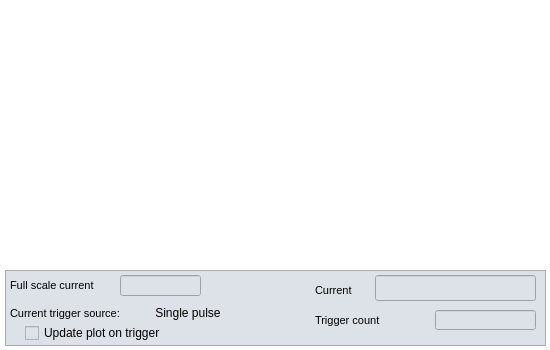
<?xml version="1.0" encoding="UTF-8"?>
<ui version="4.0">
 <class>ADC</class>
 <widget class="QMainWindow" name="ADC">
  <property name="geometry">
   <rect>
    <x>0</x>
    <y>0</y>
    <width>550</width>
    <height>350</height>
   </rect>
  </property>
  <property name="sizePolicy">
   <sizepolicy hsizetype="Minimum" vsizetype="Minimum">
    <horstretch>0</horstretch>
    <verstretch>0</verstretch>
   </sizepolicy>
  </property>
  <property name="windowTitle">
   <string>ADC raw data</string>
  </property>
  <property name="styleSheet">
   <string notr="true">background-color: rgb(255, 255, 255);</string>
  </property>
  <property name="Title" stdset="0">
   <string>ADC data on $(DEVICE), channel $(CH)</string>
  </property>
  <widget class="QWidget" name="centralwidget">
   <widget class="caCartesianPlot" name="adc">
    <property name="geometry">
     <rect>
      <x>0</x>
      <y>0</y>
      <width>550</width>
      <height>270</height>
     </rect>
    </property>
    <property name="sizePolicy">
     <sizepolicy hsizetype="MinimumExpanding" vsizetype="MinimumExpanding">
      <horstretch>0</horstretch>
      <verstretch>0</verstretch>
     </sizepolicy>
    </property>
    <property name="font">
     <font>
      <family>Sans</family>
      <pointsize>8</pointsize>
     </font>
    </property>
    <property name="Title" stdset="0">
     <string notr="true">Channel $(CH)</string>
    </property>
    <property name="TitleX">
     <string notr="true">Window length: $(SCALE)</string>
    </property>
    <property name="TitleY">
     <string notr="true">ADC counts</string>
    </property>
    <property name="channels_1" stdset="0">
     <string notr="true">;$(DEVICE):signals:$(SIG).$(CH)</string>
    </property>
    <property name="Style_1">
     <enum>caCartesianPlot::Lines</enum>
    </property>
    <property name="symbol_1">
     <enum>caCartesianPlot::Star1</enum>
    </property>
    <property name="color_1">
     <color>
      <red>255</red>
      <green>0</green>
      <blue>0</blue>
     </color>
    </property>
    <property name="channels_2" stdset="0">
     <string notr="true"/>
    </property>
    <property name="symbol_2">
     <enum>caCartesianPlot::Star2</enum>
    </property>
    <property name="color_2">
     <color>
      <red>3</red>
      <green>0</green>
      <blue>255</blue>
     </color>
    </property>
    <property name="channels_3" stdset="0">
     <string notr="true"/>
    </property>
    <property name="symbol_3">
     <enum>caCartesianPlot::Star1</enum>
    </property>
    <property name="color_3">
     <color>
      <red>31</red>
      <green>173</green>
      <blue>30</blue>
     </color>
    </property>
    <property name="channels_4" stdset="0">
     <string notr="true"/>
    </property>
    <property name="symbol_4">
     <enum>caCartesianPlot::Star2</enum>
    </property>
    <property name="color_4">
     <color>
      <red>122</red>
      <green>12</green>
      <blue>114</blue>
     </color>
    </property>
    <property name="plotMode">
     <enum>caCartesianPlot::PlotNPointsAndStop</enum>
    </property>
    <property name="countNumOrChannel" stdset="0">
     <string notr="true"/>
    </property>
    <property name="triggerChannel" stdset="0">
     <string notr="true"/>
    </property>
    <property name="foreground">
     <color alpha="0">
      <red>255</red>
      <green>255</green>
      <blue>255</blue>
     </color>
    </property>
    <property name="gridColor">
     <color>
      <red>0</red>
      <green>0</green>
      <blue>0</blue>
     </color>
    </property>
    <property name="XaxisScaling" stdset="0">
     <enum>caCartesianPlot::Auto</enum>
    </property>
    <property name="YaxisScaling" stdset="0">
     <enum>caCartesianPlot::User</enum>
    </property>
    <property name="XaxisLimits">
     <string>0;100</string>
    </property>
    <property name="YaxisLimits">
     <string>-32768;32768</string>
    </property>
   </widget>
   <widget class="QFrame" name="frame">
    <property name="geometry">
     <rect>
      <x>5</x>
      <y>270</y>
      <width>541</width>
      <height>76</height>
     </rect>
    </property>
    <property name="styleSheet">
     <string notr="true">background-color: rgb(221, 226, 232);</string>
    </property>
    <property name="frameShape">
     <enum>QFrame::StyledPanel</enum>
    </property>
    <property name="frameShadow">
     <enum>QFrame::Raised</enum>
    </property>
    <widget class="QLabel" name="label_42">
     <property name="geometry">
      <rect>
       <x>5</x>
       <y>5</y>
       <width>106</width>
       <height>21</height>
      </rect>
     </property>
     <property name="font">
      <font>
       <pointsize>8</pointsize>
      </font>
     </property>
     <property name="text">
      <string>Full scale current</string>
     </property>
    </widget>
    <widget class="caToggleButton" name="catogglebutton">
     <property name="geometry">
      <rect>
       <x>20</x>
       <y>55</y>
       <width>156</width>
       <height>16</height>
      </rect>
     </property>
     <property name="text">
      <string>Update plot on trigger</string>
     </property>
     <property name="channel" stdset="0">
      <string notr="true">$(DEVICE):signals:$(SIG).SCAN</string>
     </property>
     <property name="trueValue">
      <string>2</string>
     </property>
    </widget>
    <widget class="QLabel" name="label_43">
     <property name="geometry">
      <rect>
       <x>5</x>
       <y>35</y>
       <width>131</width>
       <height>16</height>
      </rect>
     </property>
     <property name="font">
      <font>
       <pointsize>8</pointsize>
      </font>
     </property>
     <property name="text">
      <string>Current trigger source:</string>
     </property>
    </widget>
    <widget class="caLabel" name="calabel">
     <property name="geometry">
      <rect>
       <x>140</x>
       <y>35</y>
       <width>86</width>
       <height>16</height>
      </rect>
     </property>
     <property name="text">
      <string>External T2</string>
     </property>
     <property name="scaledContents">
      <bool>true</bool>
     </property>
     <property name="alignment">
      <set>Qt::AlignCenter</set>
     </property>
     <property name="foreground">
      <color>
       <red>170</red>
       <green>0</green>
       <blue>0</blue>
      </color>
     </property>
     <property name="background">
      <color>
       <red>221</red>
       <green>226</green>
       <blue>232</blue>
      </color>
     </property>
     <property name="visibility">
      <enum>caLabel::Calc</enum>
     </property>
     <property name="visibilityCalc">
      <string notr="true">A=1</string>
     </property>
     <property name="channel" stdset="0">
      <string notr="true">$(DEVICE):triggers:t2:source_mon</string>
     </property>
    </widget>
    <widget class="caLabel" name="calabel_2">
     <property name="geometry">
      <rect>
       <x>140</x>
       <y>35</y>
       <width>86</width>
       <height>16</height>
      </rect>
     </property>
     <property name="text">
      <string>Periodic</string>
     </property>
     <property name="scaledContents">
      <bool>true</bool>
     </property>
     <property name="alignment">
      <set>Qt::AlignCenter</set>
     </property>
     <property name="foreground">
      <color>
       <red>170</red>
       <green>0</green>
       <blue>0</blue>
      </color>
     </property>
     <property name="background">
      <color>
       <red>221</red>
       <green>226</green>
       <blue>232</blue>
      </color>
     </property>
     <property name="visibility">
      <enum>caLabel::Calc</enum>
     </property>
     <property name="visibilityCalc">
      <string notr="true">A=2</string>
     </property>
     <property name="channel" stdset="0">
      <string notr="true">$(DEVICE):triggers:t2:source_mon</string>
     </property>
    </widget>
    <widget class="caLabel" name="calabel_9">
     <property name="geometry">
      <rect>
       <x>140</x>
       <y>35</y>
       <width>86</width>
       <height>16</height>
      </rect>
     </property>
     <property name="text">
      <string>Single pulse</string>
     </property>
     <property name="scaledContents">
      <bool>true</bool>
     </property>
     <property name="alignment">
      <set>Qt::AlignCenter</set>
     </property>
     <property name="foreground">
      <color>
       <red>170</red>
       <green>0</green>
       <blue>0</blue>
      </color>
     </property>
     <property name="background">
      <color>
       <red>221</red>
       <green>226</green>
       <blue>232</blue>
      </color>
     </property>
     <property name="visibility">
      <enum>caLabel::Calc</enum>
     </property>
     <property name="visibilityCalc">
      <string notr="true">A=3</string>
     </property>
     <property name="channel" stdset="0">
      <string notr="true">$(DEVICE):triggers:t2:source_mon</string>
     </property>
    </widget>
    <widget class="caLineEdit" name="calineedit_14">
     <property name="geometry">
      <rect>
       <x>115</x>
       <y>5</y>
       <width>81</width>
       <height>21</height>
      </rect>
     </property>
     <property name="font">
      <font>
       <family>Sans Serif</family>
       <pointsize>11</pointsize>
      </font>
     </property>
     <property name="alignment">
      <set>Qt::AlignCenter</set>
     </property>
     <property name="readOnly">
      <bool>true</bool>
     </property>
     <property name="channel" stdset="0">
      <string notr="true">$(DEVICE):fullscale</string>
     </property>
     <property name="foreground">
      <color>
       <red>170</red>
       <green>0</green>
       <blue>0</blue>
      </color>
     </property>
     <property name="background">
      <color>
       <red>255</red>
       <green>255</green>
       <blue>255</blue>
      </color>
     </property>
     <property name="colorMode">
      <enum>caLineEdit::Static</enum>
     </property>
     <property name="frameLineWidth" stdset="0">
      <number>1</number>
     </property>
     <property name="fontScaleMode">
      <enum>caLineEdit::WidthAndHeight</enum>
     </property>
    </widget>
    <widget class="QLabel" name="label_61">
     <property name="geometry">
      <rect>
       <x>310</x>
       <y>10</y>
       <width>56</width>
       <height>21</height>
      </rect>
     </property>
     <property name="font">
      <font>
       <pointsize>8</pointsize>
      </font>
     </property>
     <property name="text">
      <string>Current</string>
     </property>
     <property name="alignment">
      <set>Qt::AlignLeading|Qt::AlignLeft|Qt::AlignVCenter</set>
     </property>
    </widget>
    <widget class="caLineEdit" name="calineedit_15">
     <property name="geometry">
      <rect>
       <x>370</x>
       <y>5</y>
       <width>161</width>
       <height>26</height>
      </rect>
     </property>
     <property name="font">
      <font>
       <family>Sans Serif</family>
       <pointsize>13</pointsize>
       <weight>75</weight>
       <bold>true</bold>
      </font>
     </property>
     <property name="alignment">
      <set>Qt::AlignRight|Qt::AlignTrailing|Qt::AlignVCenter</set>
     </property>
     <property name="readOnly">
      <bool>true</bool>
     </property>
     <property name="channel" stdset="0">
      <string notr="true">$(DEVICE):current:A</string>
     </property>
     <property name="foreground">
      <color>
       <red>170</red>
       <green>0</green>
       <blue>0</blue>
      </color>
     </property>
     <property name="background">
      <color>
       <red>255</red>
       <green>255</green>
       <blue>255</blue>
      </color>
     </property>
     <property name="colorMode">
      <enum>caLineEdit::Static</enum>
     </property>
     <property name="frameLineWidth" stdset="0">
      <number>1</number>
     </property>
     <property name="fontScaleMode">
      <enum>caLineEdit::WidthAndHeight</enum>
     </property>
     <property name="unitsEnabled">
      <bool>true</bool>
     </property>
    </widget>
    <widget class="QLabel" name="label_44">
     <property name="geometry">
      <rect>
       <x>310</x>
       <y>40</y>
       <width>106</width>
       <height>20</height>
      </rect>
     </property>
     <property name="font">
      <font>
       <pointsize>8</pointsize>
      </font>
     </property>
     <property name="text">
      <string>Trigger count</string>
     </property>
    </widget>
    <widget class="caLineEdit" name="calineedit_6">
     <property name="geometry">
      <rect>
       <x>430</x>
       <y>40</y>
       <width>101</width>
       <height>20</height>
      </rect>
     </property>
     <property name="font">
      <font>
       <family>Sans Serif</family>
       <pointsize>10</pointsize>
      </font>
     </property>
     <property name="alignment">
      <set>Qt::AlignRight|Qt::AlignTrailing|Qt::AlignVCenter</set>
     </property>
     <property name="readOnly">
      <bool>true</bool>
     </property>
     <property name="channel" stdset="0">
      <string notr="true">$(DEVICE):triggers:t2:count</string>
     </property>
     <property name="foreground">
      <color>
       <red>170</red>
       <green>0</green>
       <blue>0</blue>
      </color>
     </property>
     <property name="background">
      <color>
       <red>236</red>
       <green>236</green>
       <blue>236</blue>
      </color>
     </property>
     <property name="colorMode">
      <enum>caLineEdit::Static</enum>
     </property>
     <property name="frameLineWidth" stdset="0">
      <number>1</number>
     </property>
     <property name="fontScaleMode">
      <enum>caLineEdit::WidthAndHeight</enum>
     </property>
    </widget>
   </widget>
  </widget>
 </widget>
 <customwidgets>
  <customwidget>
   <class>QwtPlot</class>
   <extends>QFrame</extends>
   <header>qwt_plot.h</header>
  </customwidget>
  <customwidget>
   <class>caToggleButton</class>
   <extends>QCheckBox</extends>
   <header>caToggleButton</header>
  </customwidget>
  <customwidget>
   <class>caLabel</class>
   <extends>QLabel</extends>
   <header>caLabel</header>
  </customwidget>
  <customwidget>
   <class>caLineEdit</class>
   <extends>QLineEdit</extends>
   <header>caLineEdit</header>
  </customwidget>
  <customwidget>
   <class>caCartesianPlot</class>
   <extends>QwtPlot</extends>
   <header>caCartesianPlot</header>
  </customwidget>
 </customwidgets>
 <resources/>
 <connections/>
</ui>
